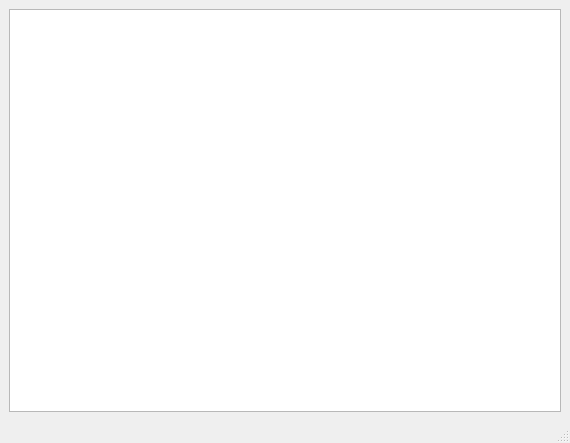
<?xml version="1.0" encoding="UTF-8"?>
<ui version="4.0">
 <class>MainWindow</class>
 <widget class="QMainWindow" name="MainWindow">
  <property name="geometry">
   <rect>
    <x>0</x>
    <y>0</y>
    <width>570</width>
    <height>443</height>
   </rect>
  </property>
  <property name="windowTitle">
   <string>SERVER</string>
  </property>
  <widget class="QWidget" name="centralwidget">
   <layout class="QVBoxLayout" name="verticalLayout">
    <item>
     <widget class="QTextBrowser" name="logConsole"/>
    </item>
   </layout>
  </widget>
  <widget class="QMenuBar" name="menubar">
   <property name="geometry">
    <rect>
     <x>0</x>
     <y>0</y>
     <width>570</width>
     <height>22</height>
    </rect>
   </property>
  </widget>
  <widget class="QStatusBar" name="statusbar"/>
 </widget>
 <resources/>
 <connections/>
</ui>
